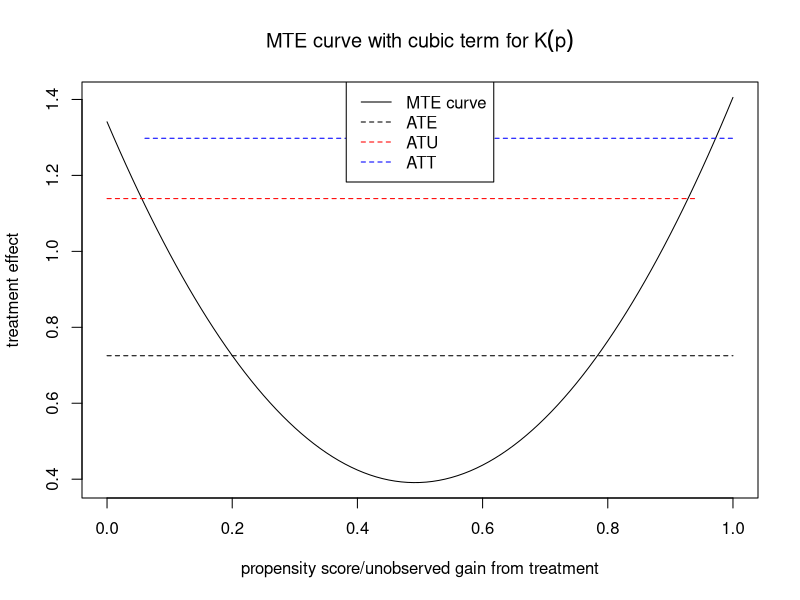
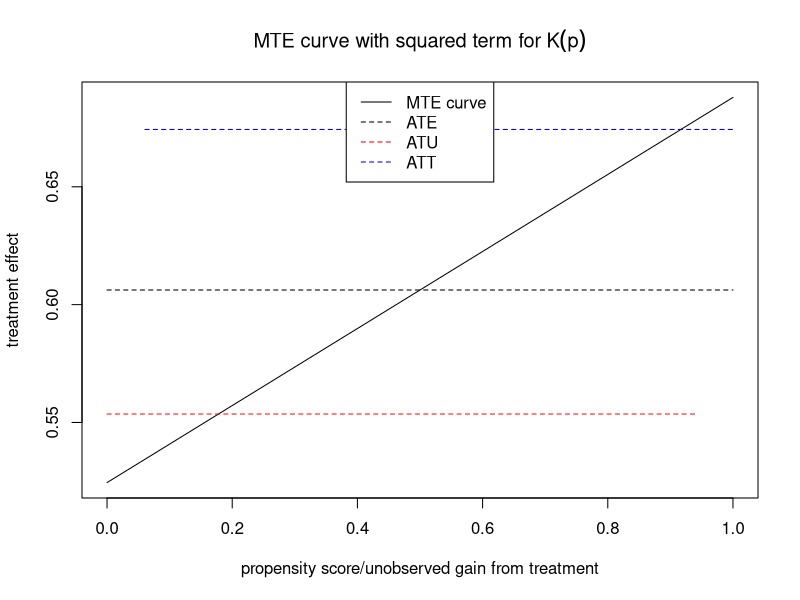
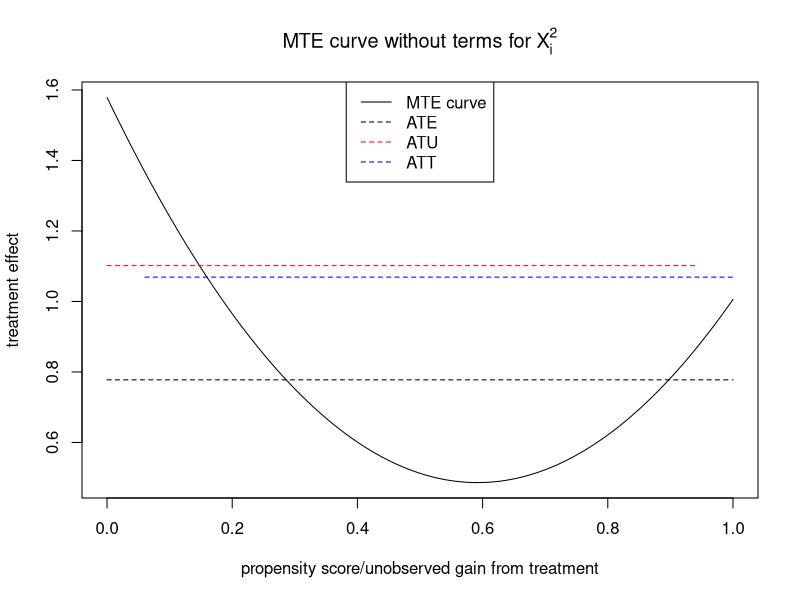

Write R code to recreate these figures, in order.
#	Set seed for reproducability.
set.seed(54)


#	Parameters for question 2.
n <- 100000
pi.0 <- 0
pi.1 <- 0.25
pi.2 <- 1
beta.0 <- 1
beta.1 <- 1
theta <- 0.05


#	Set up model.
X.i <- rnorm(n, 0, 1)
Z.star.i <- rnorm(n, 0, 1)
epsilon.i <- rnorm(n, 0, 0.5)
U.D <- runif(n)

U.0i <- 1.5 * (U.D - 0.5) - U.D^2 + epsilon.i
U.1i <- -0.5 * (U.D - 0.5) + U.D^2 + epsilon.i

v.i <- min(U.D) + (max(U.D) - min(U.D)) * U.D
D.star.i <- pi.0 + pi.1 * Z.star.i + pi.2 * X.i + v.i

Y.0i <- U.0i + beta.0 * X.i + theta * X.i^2
Y.1i <- U.1i + beta.1 * X.i + theta * X.i^2

D.i <- rep(0, n)
D.i[D.star.i >= 0] <- 1
Y.i <- D.i * Y.1i + (1 - D.i) * Y.0i

first.stage <- glm(D.i ~ Z.star.i + X.i, family = binomial(link = "probit"))
propensity.score <- first.stage$fitted


#	Question 2.2

#	Regression.
mte.reg <- lm(Y.i ~ X.i + I(X.i^2) + propensity.score * X.i + propensity.score * I(X.i^2) + propensity.score + I(propensity.score^2) + I(propensity.score^3))
gamma.hat.0 <-  mte.reg$coefficients['X.i']
gamma.hat.1 <-  mte.reg$coefficients['I(X.i^2)']
beta.hat.1 <- mte.reg$coefficients['X.i:propensity.score']
beta.hat.2 <- mte.reg$coefficients['I(X.i^2):propensity.score']
pi.hat.1 <- mte.reg$coefficients['propensity.score']
pi.hat.2 <- mte.reg$coefficients['I(propensity.score^2)']
pi.hat.3 <- mte.reg$coefficients['I(propensity.score^3)']

#	Terms of Xp:
#	beta.hat.1 & beta.hat.2

#	Terms of p:
#	pi.hat.1, pi.hat.2 & pi.hat.3

u <- seq(0, 1, 0.01)
matrix.Xp <- beta.hat.1 * X.i + beta.hat.2 * X.i^2
matrix.Kp <- pi.hat.1 + 2 * pi.hat.2 * u + 3 * pi.hat.3 * u^2
matrix.mte <- outer(matrix.Xp, matrix.Kp, `+`)

ATE.p <- rowMeans(matrix.mte, na.rm = TRUE)
ATE <- mean(ATE.p)

weights.ATU <- outer(propensity.score, u, `>=`)
ATU.p <- rowSums(matrix.mte * weights.ATU, na.rm = TRUE) / rowSums(weights.ATU, na.rm = TRUE)
ATU <- mean(ATU.p[D.i == 0])

weights.ATT <- outer(propensity.score, u, `<`)
ATT.p <- rowSums(matrix.mte * weights.ATT, na.rm = TRUE) / rowSums(weights.ATT, na.rm = TRUE)
ATT <- mean(ATT.p[D.i == 1])

mte.curve <- c()
for (j in 1:length(seq(0, 1, 0.01))){
	mte.curve <- append(mte.curve, mean(matrix.Xp) + matrix.Kp[j])
}
plot(seq(0, 1, 0.01), mte.curve, type = 'l',
	main = bquote('MTE curve with cubic term for'~K(p)), xlab = 'propensity score/unobserved gain from treatment',
	ylab = 'treatment effect')
segments(y0 = mean(ATE), y1 = mean(ATE), x0 = 0, x1 = 1, col = 'black', lty = 2)
segments(y0 = mean(ATU), y1 = mean(ATU), x0 = 0 , x1 = max(propensity.score[D.i == 0])-0.01-0.01, col = 'red', lty = 2)
segments(y0 = mean(ATT), y1 = mean(ATT), x0 = min(propensity.score[D.i == 1])+0.01+0.01, x1 = 1, col = 'blue', lty = 2)
legend('top', legend = c('MTE curve', 'ATE', 'ATU', 'ATT'), lty = c(1, 2, 2, 2), col = c('black', 'black', 'red', 'blue'))


#	Question 2.3

#	Regression.
mte.reg <- lm(Y.i ~ X.i + I(X.i^2) + propensity.score * X.i + propensity.score * I(X.i^2) + propensity.score + I(propensity.score^2))
gamma.hat.0 <-  mte.reg$coefficients['X.i']
gamma.hat.1 <-  mte.reg$coefficients['I(X.i^2)']
beta.hat.1 <- mte.reg$coefficients['X.i:propensity.score']
beta.hat.2 <- mte.reg$coefficients['I(X.i^2):propensity.score']
pi.hat.1 <- mte.reg$coefficients['propensity.score']
pi.hat.2 <- mte.reg$coefficients['I(propensity.score^2)']

#	Terms of Xp:
#	beta.hat.1 & beta.hat.2

#	Terms of p:
#	pi.hat.1 & pi.hat.2

u <- seq(0, 1, 0.01)
matrix.Xp <- beta.hat.1 * X.i + beta.hat.2 * X.i^2
matrix.Kp <- pi.hat.1 + 2 * pi.hat.2 * u
matrix.mte <- outer(matrix.Xp, matrix.Kp, `+`)

ATE.p <- rowMeans(matrix.mte, na.rm = TRUE)
ATE <- mean(ATE.p)

weights.ATU <- outer(propensity.score, u, `>=`)
ATU.p <- rowSums(matrix.mte * weights.ATU, na.rm = TRUE) / rowSums(weights.ATU, na.rm = TRUE)
ATU <- mean(ATU.p[D.i == 0])

weights.ATT <- outer(propensity.score, u, `<`)
ATT.p <- rowSums(matrix.mte * weights.ATT, na.rm = TRUE) / rowSums(weights.ATT, na.rm = TRUE)
ATT <- mean(ATT.p[D.i == 1])

mte.curve <- c()
for (j in 1:length(seq(0, 1, 0.01))){
	mte.curve <- append(mte.curve, mean(matrix.Xp) + matrix.Kp[j])
}
plot(seq(0, 1, 0.01), mte.curve, type = 'l',
	main = bquote('MTE curve with squared term for'~K(p)), xlab = 'propensity score/unobserved gain from treatment',
	ylab = 'treatment effect')
segments(y0 = mean(ATE), y1 = mean(ATE), x0 = 0, x1 = 1, col = 'black', lty = 2)
segments(y0 = mean(ATU), y1 = mean(ATU), x0 = 0 , x1 = max(propensity.score[D.i == 0])-0.01-0.01, col = 'red', lty = 2)
segments(y0 = mean(ATT), y1 = mean(ATT), x0 = min(propensity.score[D.i == 1])+0.01+0.01, x1 = 1, col = 'blue', lty = 2)
legend('top', legend = c('MTE curve', 'ATE', 'ATU', 'ATT'), lty = c(1, 2, 2, 2), col = c('black', 'black', 'red', 'blue'))


#	Question 2.4

#	Regression.
mte.reg <- lm(Y.i ~ X.i + propensity.score * X.i + propensity.score + I(propensity.score^2) + I(propensity.score^3))
gamma.hat.0 <-  mte.reg$coefficients['X.i']
beta.hat.1 <- mte.reg$coefficients['X.i:propensity.score']
pi.hat.1 <- mte.reg$coefficients['propensity.score']
pi.hat.2 <- mte.reg$coefficients['I(propensity.score^2)']
pi.hat.3 <- mte.reg$coefficients['I(propensity.score^3)']

#	Terms of Xp:
#	beta.hat.1

#	Terms of p:
#	pi.hat.1, pi.hat.2 & pi.hat.3

u <- seq(0, 1, 0.01)
matrix.Xp <- beta.hat.1 * X.i
matrix.Kp <- pi.hat.1 + 2 * pi.hat.2 * u + 3 * pi.hat.3 * u^2
matrix.mte <- outer(matrix.Xp, matrix.Kp, `+`)

ATE.p <- rowMeans(matrix.mte, na.rm = TRUE)
ATE <- mean(ATE.p)

weights.ATU <- outer(propensity.score, u, `>=`)
ATU.p <- rowSums(matrix.mte * weights.ATU, na.rm = TRUE) / rowSums(weights.ATU, na.rm = TRUE)
ATU <- mean(ATU.p[D.i == 0])

weights.ATT <- outer(propensity.score, u, `<`)
ATT.p <- rowSums(matrix.mte * weights.ATT, na.rm = TRUE) / rowSums(weights.ATT, na.rm = TRUE)
ATT <- mean(ATT.p[D.i == 1])

mte.curve <- c()
for (j in 1:length(seq(0, 1, 0.01))){
	mte.curve <- append(mte.curve, mean(matrix.Xp) + matrix.Kp[j])
}
plot(seq(0, 1, 0.01), mte.curve, type = 'l',
	main = bquote('MTE curve without terms for'~X[i]^2), xlab = 'propensity score/unobserved gain from treatment',
	ylab = 'treatment effect')
segments(y0 = mean(ATE), y1 = mean(ATE), x0 = 0, x1 = 1, col = 'black', lty = 2)
segments(y0 = mean(ATU), y1 = mean(ATU), x0 = 0 , x1 = max(propensity.score[D.i == 0])-0.01-0.01, col = 'red', lty = 2)
segments(y0 = mean(ATT), y1 = mean(ATT), x0 = min(propensity.score[D.i == 1])+0.01+0.01, x1 = 1, col = 'blue', lty = 2)
legend('top', legend = c('MTE curve', 'ATE', 'ATU', 'ATT'), lty = c(1, 2, 2, 2), col = c('black', 'black', 'red', 'blue'))